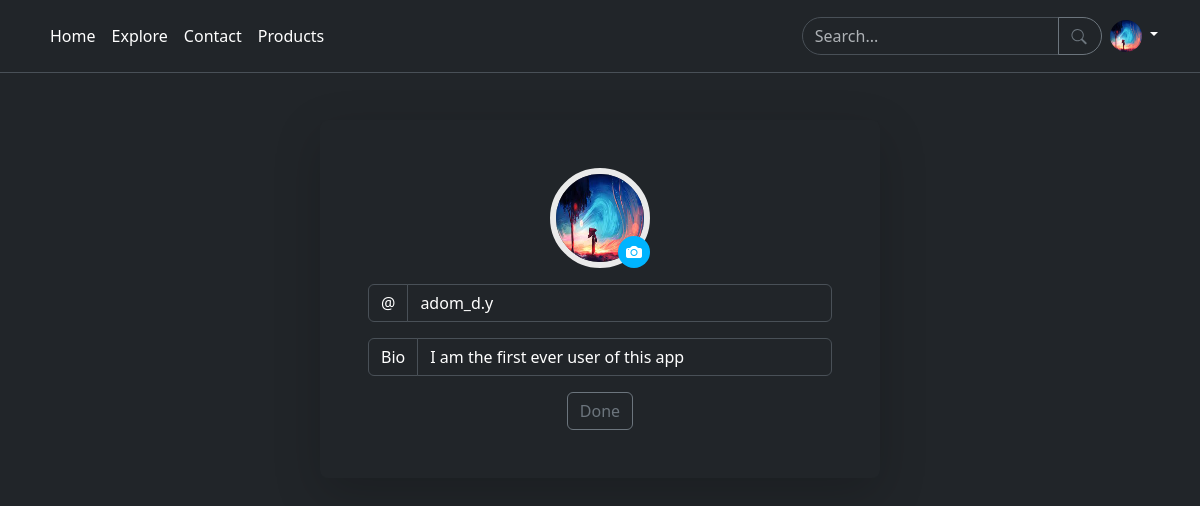
The app's page /user/adom_d.y/edit-profile (signed in) with its own data.
### lumenlog/models.py (models this page shows, shortened)
class User(UserMixin, db.Model):
    id: Mapped[int] = mapped_column(primary_key=True)
    username: Mapped[str] = mapped_column(String(20), unique=True)
    email: Mapped[str] = mapped_column(String(30), unique=True)
    password: Mapped[str] = mapped_column(String(120))
    timestamp: Mapped[str] = mapped_column(DateTime, default=datetime.utcnow)
    about_me: Mapped[str] = mapped_column(String(70), nullable=True)
    profile_pic: Mapped[str] = mapped_column(String(), nullable=True)
    posts: Mapped[List["Post"]] = relationship("Post", back_populates="author")
    following: WriteOnlyMapped['User'] = relationship(
        secondary=followers, primaryjoin=(followers.c.follower_id == id),
        secondaryjoin=(followers.c.followed_id == id),
        back_populates='followers')
    followers: WriteOnlyMapped['User'] = relationship(
        secondary=followers, primaryjoin=(followers.c.followed_id == id),
        secondaryjoin=(followers.c.follower_id == id),
        back_populates='following')
    last_message_read_time: Mapped[Optional[datetime]]
    messages_sent: WriteOnlyMapped['Message'] = relationship(
        foreign_keys='Message.sender_id', back_populates='sender')
    messages_received: WriteOnlyMapped['Message'] = relationship(
        foreign_keys='Message.recipient_id', back_populates='recipient')

### lumenlog/views.py (the view, shortened to what this page needs)
@views.route('/user/<username>/edit-profile', methods=["POST", "GET"])
@login_required
def edit_profile(username):
    user = User.query.filter_by(username=username).first()
    if user == current_user:
        form = EditProfileForm(username=username, about_me=user.about_me)
        return render_template('views/edit_profile.html', form=form, username=username, user=current_user)
    return redirect(url_for('views.home'))

### lumenlog/forms.py
class EditProfileForm(FlaskForm):
    username = StringField("Username", validators=[DataRequired(), Length(min=3, max=15)])
    about_me = StringField("About Me", validators=[Optional(), Length(min=0, max=70)])
    profile_pic = FileField("Profile picture")
    submit = SubmitField("Done")

class SearchForm(FlaskForm):
    search = StringField('Search...', validators=[DataRequired()])
    submit = SubmitField('Search')

### lumenlog/__init__.py (called while the page is built)
def create_app():
    app = Flask(__name__, instance_relative_config=True)
    app.config.from_object('config.DevelopmentConfig')
    db.init_app(app)
    login_manager.init_app(app)
    moment.init_app(app)
    ckeditor.init_app(app)
    login_manager.login_view = "auth.login"
    from .auth import auth
    from .views import views
    from .errors import errors
    app.register_blueprint(auth, url_prefix='/auth')
    app.register_blueprint(views, url_prefix='/')
    app.register_blueprint(errors, url_prefix='/error')
    from .models import User, Post
    with app.app_context():
        db.create_all()
    @login_manager.user_loader
    def load_user(user_id):
        return User.query.get(user_id)
    return app

### lumenlog/views.py (called while the page is built)
@views.app_context_processor
def base():
    searchForm = SearchForm()
    user = current_user
    return dict(searchForm=searchForm, user=user)

### lumenlog/templates/views/edit_profile.html (shortened to what this page needs)
{% extends "views/base.html" %}{% block title %}Edit Profile{% endblock title %}
{% block content %}
<div class="d-grid justify-content-center align-content-center">
  <form
    method="POST"
    enctype="multipart/form-data"
    class="p-5 m-5 shadow-lg rounded-3 edit-profile">
    <div class="upload mb-3">
      <img
        src="{{ url_for('static', filename='img/' + user.profile_pic) }}"
        width="100"
        height="100"
        alt="" />
      <div class="round">
        <i class="bi bi-camera-fill"></i>
      </div>
    </div>
    <div class="input-group mb-3">
      <span class="input-group-text form-field" id="basic-addon1">@</span>
      {{form.username(class="form-control form-field")}}
    </div>
    <div class="input-group mb-3">
      <span class="input-group-text form-field" id="basic-addon1">Bio</span>
      {{form.about_me(class="form-control form-field")}}
    </div>
    <div class="d-flex justify-content-center align-content-center">
      {{form.submit(class="btn btn-outline-secondary")}}
    </div>
  </form>
</div>
{% endblock content %}

### lumenlog/templates/views/_navbar.html (shortened to what this page needs)
<div class="p-3 mb-3 border-bottom bg-dark fixed-top" data-bs-theme="dark">
  <div class="container">
    <div
      class="d-flex flex-wrap align-items-center justify-content-center justify-content-lg-start">
      <ul
        class="nav col-12 col-lg-auto me-lg-auto mb-2 justify-content-center mb-md-0">
        <li>
          <a
            href="{{ url_for('views.home') }}"
            class="nav-link px-2 link-body-emphasis"
            >Home</a
          >
        </li>
        <li>
          <a
            href="{{ url_for('views.explore') }}"
            class="nav-link px-2 link-body-emphasis"
            >Explore</a
          >
        </li>
        <li>
          <a href="#" class="nav-link px-2 link-body-emphasis">Contact</a>
        </li>
        <li>
          <a href="#" class="nav-link px-2 link-body-emphasis">Products</a>
        </li>
      </ul>
      <form
        class="d-flex"
        role="search"
        method="POST"
        action="{{ url_for('views.search')}}">
        <div class="input-group me-2">
          <input
            type="search"
            name="search"
            class="form-control rounded-start-5"
            placeholder="Search..."
            aria-label="Search" />
          <button
            class="btn btn-outline-secondary rounded-end-5 justify-content-center"
            type="button"
            id="button-addon2">
            <svg
              xmlns="http://www.w3.org/2000/svg"
              width="18"
              height="18"
              fill="currentColor"
              class="bi bi-search"
              viewBox="0 0 18 19">
              <path
                d="M11.742 10.344a6.5 6.5 0 1 0-1.397 1.398h-.001q.044.06.098.115l3.85 3.85a1 1 0 0 0 1.415-1.414l-3.85-3.85a1 1 0 0 0-.115-.1zM12 6.5a5.5 5.5 0 1 1-11 0 5.5 5.5 0 0 1 11 0" />
            </svg>
          </button>
        </div>
      </form>
      <div class="dropdown text-end">
        <a
          href="#"
          class="d-block link-body-emphasis text-decoration-none dropdown-toggle"
          data-bs-toggle="dropdown"
          aria-expanded="false">
          {% if not user.profile_pic %}
          <img
            src="{{user.avatar(32) }}"
            alt="mdo"
            width="32"
            height="32"
            class="rounded-circle" />
          {% else %}
          <img
            src="{{ url_for('static', filename='img/' + user.profile_pic) }}"
            alt="mdo"
            width="32"
            height="32"
            class="rounded-circle" />
          {% endif %}
        </a>
      </div>
    </div>
  </div>
</div>

### lumenlog/static/css/base.css (style rules this page uses)
.edit-profile { background: #212529; color: white; border: none; width: 70vh; }
.form-field, .form-field:focus { background: #212529; color: white; }
.upload { width: 100px; position: relative; margin: auto; }
.upload img { border-radius: 50%; border: 6px solid #eaeaea; }
.upload .round { position: absolute; bottom: 0; right: 0; background: #00B4FF; width: 32px; height: 32px; line-height: 33px; text-align: center; border-radius: 50%; overflow: hidden; }

### records on screen
User: profile_pic (picture), username "adom_d.y", about_me "I am the first ever user of this app"
